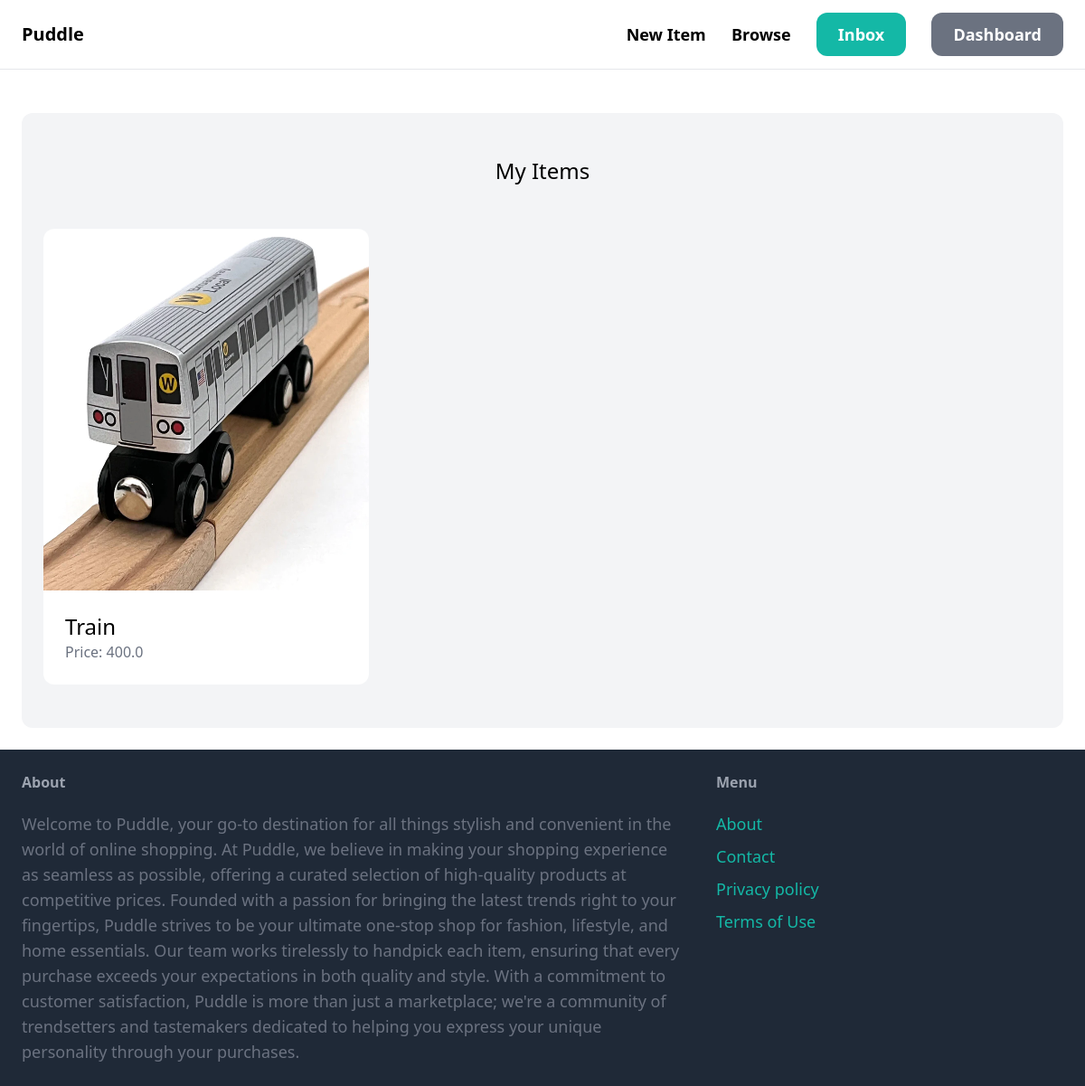
The app's page /dashboard/ (signed in) with its own data.
### item/models.py (models this page shows, shortened)
class Item(models.Model):
    category = models.ForeignKey(Category, related_name='items', on_delete=models.CASCADE)
    name = models.CharField(max_length=255)
    description = models.TextField(blank=True, null=True)
    price = models.FloatField()
    image = models.ImageField(blank=True, null=True,upload_to='item_images')
    is_sold = models.BooleanField(default=False)
    created_by = models.ForeignKey(User,related_name='items',on_delete=models.CASCADE)
    created_at = models.DateTimeField(auto_now_add=True)

### dashboard/views.py (the view)
# urls.py: path('', views.index ,name='index'),
@login_required
def index(request):
    items = Item.objects.filter(created_by=request.user)
    return render(request, 'dashboard/index.html', {'items': items})

### dashboard/templates/dashboard/index.html (shortened to what this page needs)
{% extends 'core/base.html' %}
{% block content %}
    <div class="mt-6 px-6 py-12 bg-gray-100 rounded-xl">
        <h2 class="mb-12 text-2xl text-center">My Items</h2>
        <div class="grid grid-cols-3 gap-3">
            {% for item in items%}
                <div>
                    <a href="{% url 'item:detail' item.id %}">
                        <div>
                            <img src="{{item.image.url}}" alt="" class="rounded-t-xl" style="width: 500px; height: 400px;">
                        </div>
                        <div class="p-6 bg-white rounded-b-xl">
                            <h2 class="text-2xl">{{ item.name }}</h2>
                            <p class="text-gray-500">Price: {{ item.price }}</p>
                        </div>
                    </a>
                </div>
            {% endfor %}
        </div>
    </div>
{% endblock %}

### records on screen
Item: image (picture), name "Train", price "400.0"
